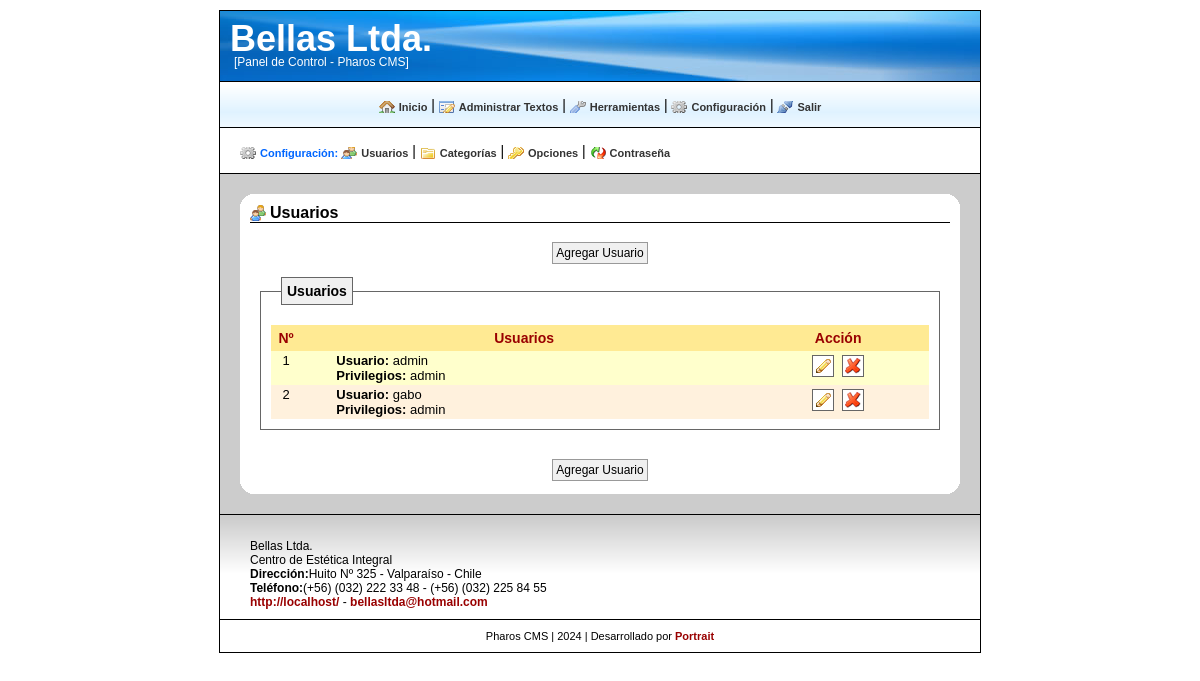
/cp/usuarios.php (signed in), run on the app's committed database.
### tables this page shows
CREATE TABLE `web_conf` (
  `conf_id` tinyint(10) NOT NULL,
  `conf_nombre_sitio` tinytext NOT NULL,
  `conf_slogan` tinytext NOT NULL,
  `conf_descripcion` text NOT NULL,
  `conf_mail` tinytext NOT NULL,
  `conf_telefono` tinytext NOT NULL,
  `conf_direccion` tinytext NOT NULL,
  PRIMARY KEY  (`conf_id`)
);

CREATE TABLE `web_usuarios` (
  `usuarios_id` tinyint(10) NOT NULL auto_increment,
  `usuarios_nombre` varchar(25) NOT NULL,
  `usuarios_password` varchar(50) NOT NULL,
  `usuarios_tipo` varchar(50) NOT NULL,
  `usuarios_nombre_completo` text NOT NULL,
  `usuarios_genero` tinytext NOT NULL,
  `usuarios_email` tinytext NOT NULL,
  PRIMARY KEY  (`usuarios_id`)
);

### cp/usuarios.php (the view, shortened to what this page needs)
<?php
include('inc/inc.inc.php');
$title = "Usuarios";
disp_header_admin($pre,$title);
include('inc/menu_admin.inc.php');
$tabla = $pre."usuarios";
      $cat_usuarios = mysql_query("SELECT cat_id,cat_usuarios FROM ".$pre."cat WHERE cat_usuarios IS NOT NULL ORDER BY cat_id") or die(mysql_error());
        for($j=0; $j<mysql_num_rows($cat_usuarios); ++$j) {
          $cat_id = mysql_result($cat_usuarios,$j,"cat_id");
          $cat_users[$cat_id] = str_output(mysql_result($cat_usuarios,$j,"cat_usuarios"));
        }
      asort($cat_users);
disp_inicio_info($title,'usuarios');
  if (isset($_GET['act'])
      AND ($_GET['act'] == 'n'
      OR $_GET['act'] == 'vn'
      OR $_GET['act'] == 'm'
      OR $_GET['act'] == 'vm'
      OR $_GET['act'] == 'ce'
      OR $_GET['act'] == 'e'
      OR $_GET['act'] == 'p'
      OR $_GET['act'] == 'dp'
      OR $_GET['act'] == 'vp'
      OR $_GET['act'] == 'vnp'
      OR $_GET['act'] == 'd'
      OR $_GET['act'] == 'nd'
      OR $_GET['act'] == 'vd'
      OR $_GET['act'] == 'vnd'
      OR $_GET['act'] == 'v')){}
   else {draw_additem("Usuario");}
if (isset($_GET['act'])){
  switch ($_GET['act']){
    case 'n':
?>
      <fieldset>
        <legend>Agregar <?php echo $title; ?></legend>
        <form action="<?php echo $phpself; ?>?&amp;act=vn" method="post" >
        <table width="100%"  border="0"  align="center">
          <?php echo draw_input("Nombre: ",'user','text','','','table_horiz',50,'req'); ?>
          <?php echo draw_input("Password: ",'pass','password','','','table_horiz',50,'req'); ?>
          <?php echo draw_select("Privilegios: ",'type',$cat_users,'','table_horiz','','req'); ?>
        </table>
        <div align="center"><br /><?php echo draw_input('','submit','submit','Agregar'); ?></div>
        </form>
      </fieldset>
<?php
      break;
    case 'vn':
    $user = str_input($_POST['user']);
    $pass = str_input($_POST['pass']);
    $type = str_input($_POST['type']);
    if (empty($user) OR empty($pass) OR empty($type) ){
      echo "<div class=\"box_validation\">";
      if (!empty($user)) {
        $datos = mysql_query("SELECT usuarios_id FROM ".$tabla." WHERE usuarios_nombre='".$user."'") or die(mysql_error());
        if (mysql_num_fields($datos) > 0) {
           echo "Este usuario ya existe! Debe escribir un nombre de usuario distinto. <br />";
        }
      }
      if (empty($user)) echo "Debe escribir un nombre de usuario. <br />";
      if (empty($pass)) echo "Debe escribir un password. <br />";
      if (empty($type)) echo "Debe escoger los privilegios del usuario. <br />";
      echo "</div>";
?>
      <fieldset>
        <legend>Agregar <?php echo $title; ?></legend>
        <form action="<?php echo $phpself; ?>?&amp;act=vn" method="post" >
        <table width="100%"  border="0"  align="center">
          <?php echo draw_input("Nombre: ",'user','text',$user,'','table_horiz',50,'req'); ?>
          <?php echo draw_input("Password: ",'pass','password','','','table_horiz',50,'req'); ?>
          <?php echo draw_select("Privilegios: ",'type',$cat_users,$type,'table_horiz','','req'); ?>
        </table>
        <div align="center"><br /><?php echo draw_input('','submit','submit','Agregar'); ?></div>
        </form>
      </fieldset>
<?php
    }
    else {
      if (!empty($user)) {
        $datos = mysql_query("SELECT usuarios_id FROM ".$tabla." WHERE usuarios_nombre='".$user."'") or die(mysql_error());
        if (mysql_num_rows($datos) !== 0) {
           echo "<div class=\"box_validation\">";
           echo "<h2>Este usuario ya existe! Debe escribir un nombre de usuario distinto. </h2>";
           echo "</div>";
           echo "<form action=\"".$phpself."?&amp;act=n\" method=\"POST\">
           <div align=\"center\"><br /><input type=\"submit\" value=\"Continuar &raquo;\" /></div></form>";
        }
        else {
          if ($_SERVER['REQUEST_METHOD']=='POST'){
            $user = str_input($_POST['user']);
            $pass = str_input(md5($_POST['pass']));
            $type = str_input($_POST['type']);
            foreach ($cat_users as $key => $value) {if ($key == $type) {$type = $value;}}
            $sql_data = array('usuarios_nombre' => $user,
                              'usuarios_password' => $pass,
                              'usuarios_tipo' => $type);
            sql_input($tabla,$sql_data,'insert','');
            echo "<form action=\"".$phpself."\" method=\"POST\">
            <div align=\"center\"><br /><input type=\"submit\" value=\"Continuar &raquo;\" /></div></form>";
          }
        }
      }
    }
      break;
    case 'm':
    $id = str_input($_GET['id']);
    $query = mysql_query("SELECT * FROM ".$tabla." WHERE usuarios_id=".$id."") or die(mysql_error());
      $user = str_output(mysql_result($query,0,'usuarios_nombre'));
      $pass = str_output(mysql_result($query,0,'usuarios_password'));
      $type = str_output(mysql_result($query,0,'usuarios_tipo'));
?>
      <fieldset>
        <legend>Modificar <?php echo $title; ?></legend>
        <form action="<?php echo $phpself; ?>?&amp;act=vm" method="post" >
        <table width="100%"  border="0"  align="center">
          <?php echo draw_input("Nombre: ",'user','text',$user,'','table_horiz',50,'req'); ?>
          <?php echo draw_input("Password: ",'pass','password','','','table_horiz',50,'req'); ?>
          <?php echo draw_select("Privilegios: ",'type',$cat_users,$type,'table_horiz','','req'); ?>
        </table>
        <?php echo draw_input('','id','hidden',$id,'','','',''); ?>
        <div align="center"><br /><?php echo draw_input('','submit','submit','Modificar'); ?></div>
        </form>
      </fieldset>
<?php
      break;
    case 'vm':
    $id = str_input($_POST['id']);
    $user = str_input($_POST['user']);
    $pass = str_input($_POST['pass']);
    $type = str_input($_POST['type']);
    if (empty($user) OR empty($pass) OR empty($type)){
      echo "<div class=\"box_validation\">";
      if (empty($user)) echo "Debe escribir un nombre de usuario. <br />";
      if (empty($pass)) echo "Debe escribir un password. <br />";
      if (empty($type)) echo "Debe escoger los privilegios del usuario. <br />";
      echo "</div>";
?>
      <fieldset>
        <legend>Modificar <?php echo $title; ?></legend>
        <form action="<?php echo $phpself; ?>?&amp;act=vm" method="post" >
        <table width="100%"  border="0"  align="center">
          <?php echo draw_input("Nombre: ",'user','text',$user,'','table_horiz',50,'req'); ?>
          <?php echo draw_input("Password: ",'pass','password','','','table_horiz',50,'req'); ?>
          <?php echo draw_select("Privilegios: ",'type',$cat_users,$type,'table_horiz','','req'); ?>
        </table>
        <div align="center"><br /><?php echo draw_input('','submit','submit','Modificar'); ?></div>
        <?php echo draw_input('','id','hidden',$id,'','','',''); ?>
        </form>
      </fieldset>
<?php
    }
    else {
      if ($_SERVER['REQUEST_METHOD']=='POST'){
        $id = str_input($_POST['id']);
        $user = str_input($_POST['user']);
        $pass = str_input(md5($_POST['pass']));
        $type = str_input($_POST['type']);
        foreach ($cat_users as $key => $value) {if ($key == $type) {$type = $value;}}
        $sql_data = array('usuarios_nombre' => $user,
                          'usuarios_password' => $pass,
                          'usuarios_tipo' => $type);
        sql_input($tabla,$sql_data,'update',"usuarios_idx".$id);
        echo "<form action=\"".$phpself."\" method=\"POST\">
        <div align=\"center\"><br /><input type=\"submit\" value=\"Continuar &raquo;\" /></div></form>";
      }
    }
      break;
    case 'ce':
        $id = str_input($_GET['id']);
        $datos = mysql_query("SELECT usuarios_nombre FROM ".$tabla." WHERE usuarios_id=".$id."") or die(mysql_error());
          $user = str_output(mysql_result($datos,0,"usuarios_nombre"));
?>
      <fieldset>
        <legend>Eliminar <?php echo $title; ?></legend>
        <div class="box_info">
          <p>¿Está seguro/a que desea eliminar este usuario?</p>
        </div>
          <div align="center">
          <strong>Usuario:</strong> <?php echo $user; ?></p>
          <br /><br />
          <table width="100" border="0" cellspacing="0" cellpadding="0" align="center">
            <tr>
              <td align="left">
                <form action="<?php echo $phpself; ?>" method="POST"><input type="submit" value="&laquo; No" /></form>
              </td>
              <td>&nbsp;</td>
              <td align="right">
                <form action="<?php echo $phpself; ?>?&amp;act=e" method="POST">
                <?php echo draw_input('','id','hidden',$id,'','','',''); ?>
                <input type="submit" value="Sí &raquo;" /></form>
              </td>
            </tr>
          </table>
          </div>
      </fieldset>
<?php
      break;
    case 'e':
      if($_SERVER['REQUEST_METHOD']=='POST'){
        $id = str_input($_POST['id']);
          if(mysql_query("DELETE FROM ".$tabla." WHERE usuarios_id='".$id."'") or die(mysql_error())){
?>
          <div class="box_success">El registro se eliminó exitosamente.</div>
          <form action="<?php echo $phpself; ?>" method="post">
          <div align="center"><br /><input type="submit" value="Continuar &raquo;" /></div></form>
<?php     }
          else { ?>
          <div class="box_error">Ocurrió un error. El registro no se pudo eliminar.</div>
          <form action="<?php echo $phpself; ?>" method="post">
          <div align="center"><br /><input type="submit" value="Continuar &raquo;" /></div></form>
<?php     }
      }
      break;
    default:
      $_SESSION = array();
      header('Location: index.php');
      exit;
    }
  }
else {
  $datos = mysql_query("SELECT usuarios_id FROM ".$tabla."") or die(mysql_error());
  if (mysql_num_rows($datos) == 0) {
    draw_noitems();
  }
  else {
      $datos = mysql_query("SELECT * FROM ".$tabla." ORDER BY usuarios_id DESC") or die(mysql_error());
?>
      <fieldset>
        <legend><?php echo $title; ?></legend>
        <table cellpadding="4" cellspacing="2" class="table">
          <thead>
            <th width="20">N&ordm;</th>
            <th><?php echo $title; ?></th>
            <th>Acci&oacute;n</th>
          </thead>
<?php
      for($j=0; $j<mysql_num_rows($datos); ++$j) {
          $celda = (($j % 2) == 0) ? "celda1" : "celda2";
          $id = mysql_result($datos,$j,"usuarios_id");
          $user = str_output(mysql_result($datos,$j,"usuarios_nombre"));
          $type = str_output(mysql_result($datos,$j,"usuarios_tipo"));
          $p = $j;
          ++$p;
?>
          <tr>
            <td valign="top" class="<?php echo $celda; ?>"><?php echo $p; ?></td>
            <td class="<?php echo $celda; ?>">
              <p><strong>Usuario:</strong> <?php echo $user; ?></p>
              <p><strong>Privilegios:</strong> <?php echo $type; ?></p>
            </td>
<?php disp_icons_users($celda,$php_self,$id); ?>
          </tr>
<?php
          }
?>
      </table>
      </fieldset>
<?php
  }
}
  if (isset($_GET['act'])
      AND ($_GET['act'] == 'n'
      OR $_GET['act'] == 'vn'
      OR $_GET['act'] == 'm'
      OR $_GET['act'] == 'vm'
      OR $_GET['act'] == 'ce'
      OR $_GET['act'] == 'e'
      OR $_GET['act'] == 'p'
      OR $_GET['act'] == 'dp'
      OR $_GET['act'] == 'vp'
      OR $_GET['act'] == 'vnp'
      OR $_GET['act'] == 'd'
      OR $_GET['act'] == 'nd'
      OR $_GET['act'] == 'vd'
      OR $_GET['act'] == 'vnd'
      OR $_GET['act'] == 'v')){}
   else {draw_additem("Usuario");}
  disp_fin_info();
  disp_footer_admin($pre);
?>

### cp/inc/fx/layout.fx.php (shortened to what this page needs)
<?php
  function disp_header_admin($pre,$title = ''){
?>
<!DOCTYPE html PUBLIC "-//W3C//DTD XHTML 1.0 Transitional//EN"
"http://www.w3.org/TR/xhtml1/DTD/xhtml1-strict.dtd">
<html xmlns="http://www.w3.org/1999/xhtml">
<head>
<?php
    $tabla = $pre."conf";
    $datos = mysql_query("SELECT conf_nombre_sitio FROM ".$tabla."") or die(mysql_error());
      for($j=0; $j<mysql_num_rows($datos); $j++) {
        $conf_nombre_sitio = str_output(mysql_result($datos,$j,"conf_nombre_sitio"));
      }
?>
  <link href="css/reset.css" rel="stylesheet" type="text/css" />
  <link href="css/layout.css" rel="stylesheet" type="text/css" />
  <link href="css/generic.css" rel="stylesheet" type="text/css" />
  <link href="css/niftyCorners.css" rel="stylesheet" type="text/css" />
</head>
<body>
<div id="todo">
  <div id="header_admin">
    <h1><?php echo $conf_nombre_sitio; ?></h1>
    <br><p>[Panel de Control - Pharos CMS]</p>
  </div>
<?php
  }
  function disp_footer_admin($pre){
?>
      <div id="footer">
        <br />
<?php
    $tabla = $pre."conf";
    $datos = mysql_query("SELECT * FROM ".$tabla."") or die(mysql_error());
      for($j=0; $j<mysql_num_rows($datos); $j++) {
        $conf_nombre_sitio = str_output(mysql_result($datos,$j,"conf_nombre_sitio"));
        $conf_descripcion = str_output(mysql_result($datos,$j,"conf_descripcion"));
        $conf_mail = str_output(mysql_result($datos,$j,"conf_mail"));
        $conf_telefono = str_output(mysql_result($datos,$j,"conf_telefono"));
        $conf_direccion = str_output(mysql_result($datos,$j,"conf_direccion"));
      }
    $host = $_SERVER['HTTP_HOST'];
?>
      <p><?php echo $conf_nombre_sitio; ?></p>
      <?php if(!empty($conf_descripcion)){echo "<p>".$conf_descripcion."</p>";} ?>
      <?php if(!empty($conf_direccion)){echo "<p><strong>Dirección:</strong>".$conf_direccion."</p>";} ?>
      <?php if(!empty($conf_telefono)){echo "<p><strong>Teléfono:</strong>".$conf_telefono."</p>";} ?>
      <p><a href="http://<?php echo $host; ?>/">http://<?php echo $host; ?>/</a> -
      <a href="mailto:<?php echo $conf_mail; ?>" target="_blank"><?php echo $conf_mail; ?></a></p>
      </div>
      <div id="credits">
        Pharos CMS | <?php echo date('Y')?> | Desarrollado por <a href="http://www.portrait.cl/">Portrait</a>
      </div>
    </div>
</body>
</html>
<?php
  }
  function disp_inicio_info($title,$estilo_seccion = ''){
?>
  <div id="contenedor">
    <div id="articulo">
    <h1 <?php if(isset($estilo_seccion)){echo "class=\"".$estilo_seccion."\"";}?>><?php echo $title ?></h1>
<?php
  }
  function disp_fin_info(){
?>
    </div>
  </div>
<?php
  }
?>
<?php
  function disp_icons_users($celda,$php_self,$id){
?>
            <td align="center" valign="top" class="<?php echo $celda; ?>">
              <a href="<?php echo $php_self; ?>?&amp;act=m&amp;id=<?php echo $id; ?>" title="Modificar">
              <img src="<?php echo ICONS; ?>icon_modificar.png" border="0" /></a>
              <a href="<?php echo $php_self; ?>?&amp;act=ce&amp;id=<?php echo $id; ?>" title="Eliminar">
              <img src="<?php echo ICONS; ?>icon_eliminar.png" border="0" alt="Eliminar"/></a>
            </td>
<?php
  }
?>

### data on the page
web_conf: conf_nombre_sitio "Bellas Ltda.", conf_descripcion "Centro de Estética Integral", conf_direccion "Huito Nº 325 - Valparaíso - Chile", conf_telefono "(+56) (032) 222 33 48 - (+56) (032) 225 84 55", conf_mail "bellasltda@hotmail.com"
web_usuarios: usuarios_nombre "admin", usuarios_tipo "admin"
web_usuarios: usuarios_nombre "gabo", usuarios_tipo "admin"

### other printed values
$title "Usuarios"
$p "1"
$p "2"
$host "localhost"
